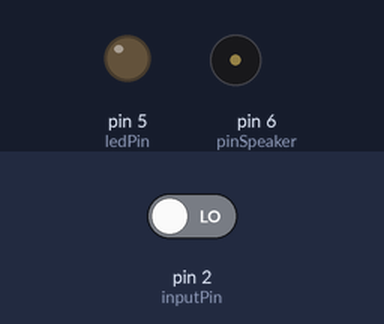
Simulated run of this sketch. Board: Arduino Uno, built with avr-gcc and run on an emulated ATmega328P. On the bench: output pins drawn as LEDs (lit = HIGH), buzzer (waves = sounding). The test bench sets the inputs (shaded band); at power-on: pin 2 (inputPin) LOW.

Above: at 1.4 s.
1.5 s: pin 2 (inputPin) driven HIGH
At 2.48 s:
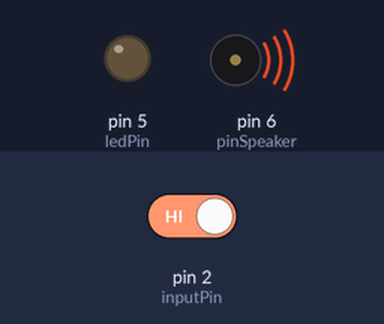
4.5 s: pin 2 (inputPin) driven LOW
At 5.4 s:
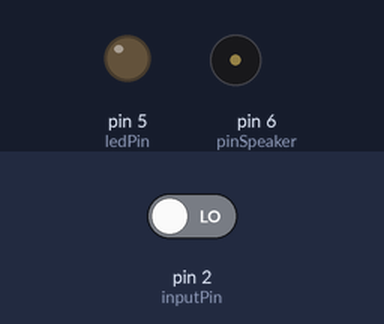
Timing chart, 0 to 7.5 s (numbered marks = the images above; inputs shaded):
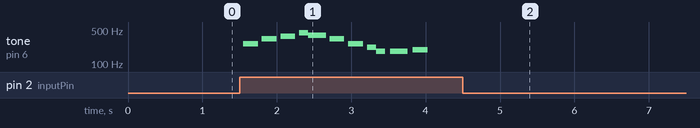

The sketch:

simpson.ino
```cpp
int ledPin = 5;

int inputPin = 2;

int pinSpeaker = 6;

int pirState = LOW;

int val = 0;

int length = 13; // the number of notes

char notes[] = "cesagecAFFFG "; // a space represents a rest

int beats[] = { 2, 2, 2, 1, 2, 2, 2, 1, 1, 1, 1, 2, 5 };

int tempo = 100;


void setup() {

// put your setup code here, to run once:

pinMode(ledPin, OUTPUT);

pinMode(inputPin, INPUT);

pinMode(pinSpeaker, OUTPUT);

}


void playTone(int tone, int duration) {

for (long i = 0; i < duration * 1000L; i += tone * 2) {

digitalWrite(pinSpeaker, HIGH);

delayMicroseconds(tone);

digitalWrite(pinSpeaker, LOW);

delayMicroseconds(tone);

}

}


void playNote(char note, int duration) {

char names[] = { 'F', 'G', 'A', 'c', 'd', 'e', 'f', 's', 'g', 'a', 'b', 'C' };

int tones[] = { 2703, 2551, 2273, 1915, 1700, 1519, 1432, 1351, 1275, 1136, 1014, 956 };


// play the tone corresponding to the note name

for (int i = 0; i < 12; i++) {

if (names[i] == note) {

playTone(tones[i], duration);

}

}

}


void joueSon(long duree, int frequence){

duree *=1000;

int period = (1.0 / frequence) * 1000000;

long temps_passe = 0;

while (temps_passe < duree){

digitalWrite(pinSpeaker, HIGH);

delayMicroseconds(period/ 2);

digitalWrite(pinSpeaker, LOW);

delayMicroseconds(period / 2);

temps_passe += (period);

}

}

void loop() {

// put your main code here, to run repeatedly:

val = digitalRead(inputPin);


if(val == HIGH){

for (int i = 0; i < length; i++) {

if (notes[i] == ' ') {

delay(beats[i] * tempo); // rest

} else {

playNote(notes[i], beats[i] * tempo);

}


// pause between notes

delay(tempo / 2);

}

}

else {

digitalWrite(ledPin, LOW);

joueSon(0,0);

delay(300);

}

}
```

Measured:
- after the input at 1.5 s, tone on pin 6 (pinSpeaker): plays 260 Hz for 0.20 s, 328 Hz for 0.20 s, 369 Hz for 0.20 s, 438 Hz for 0.12 s, 391 Hz for 0.24 s, 328 Hz for 0.20 s … (11 notes in this stretch), starting after 0.05 s
- after the input at 4.5 s, tone on pin 6 (pinSpeaker): stops changing and stays silent
